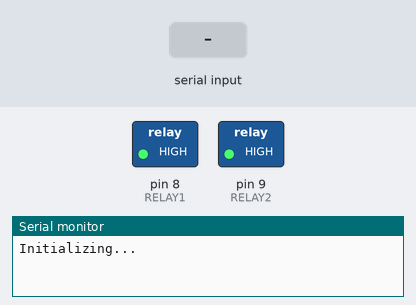
Simulated run of this sketch. Board: Arduino Uno, built with avr-gcc and run on an emulated ATmega328P. Shown: switched loads named in the sketch (green lamp = pin HIGH), the last lines printed to the serial monitor. Inputs (shaded band) come from the test bench.

Above: at 1.2 s.
1.3 s: "Turn on light\n" received over the second serial link
At 1.7 s:
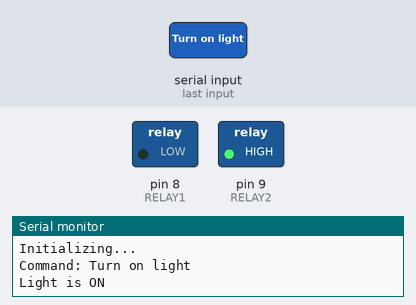
2.8 s: "Turn on fan\n" received over the second serial link
At 4.0 s:
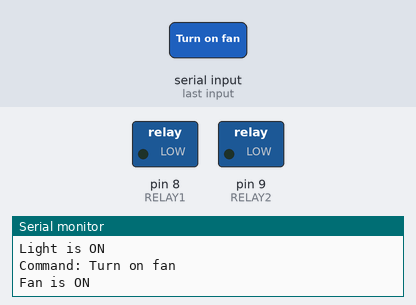
4.3 s: "Turn off light\n" received over the second serial link
At 5.2 s:
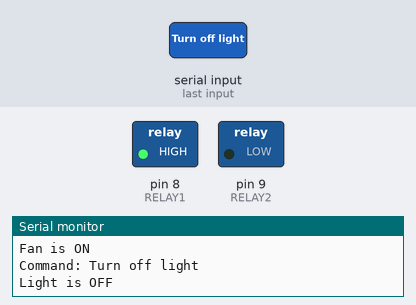
Timing chart, 0 to 7.3 s (numbered marks = the images above; inputs shaded):
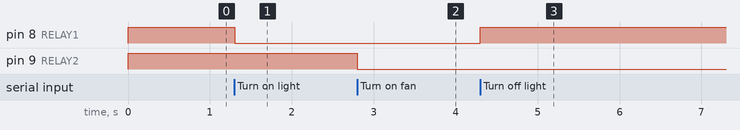

Measured:
- after the input at 1.3 s, pin 8 (RELAY1): HIGH → LOW at once
- after the input at 2.8 s, pin 9 (RELAY2): HIGH → LOW at once
- after the input at 4.3 s, pin 8 (RELAY1): LOW → HIGH at once

The sketch:

TASK4.ino
```cpp
#include <SoftwareSerial.h>

// Define relay pins
#define RELAY1 8
#define RELAY2 9
SoftwareSerial mySerial(2, 3);

void setup() {
  pinMode(RELAY1, OUTPUT);
  pinMode(RELAY2, OUTPUT);
  digitalWrite(RELAY1, HIGH);
  digitalWrite(RELAY2, HIGH);

  Serial.begin(9600);
  mySerial.begin(9600);
  Serial.println("Initializing...");

  mySerial.println("Train commands like 'Turn on light', 'Turn off fan'");
}
void loop() {
  if (mySerial.available()) {
    String command = mySerial.readStringUntil('\n');
    Serial.println("Command: " + command);

    if (command == "Turn on light") {
      digitalWrite(RELAY1, LOW);
      Serial.println("Light is ON");
    } else if (command == "Turn off light") {
      digitalWrite(RELAY1, HIGH);
      Serial.println("Light is OFF");
    } else if (command == "Turn on fan") {
      digitalWrite(RELAY2, LOW);
      Serial.println("Fan is ON");
    } else if (command == "Turn off fan") {
      digitalWrite(RELAY2, HIGH);
      Serial.println("Fan is OFF");
    } else {
      Serial.println("Unknown Command");
    }
  }
}
```
